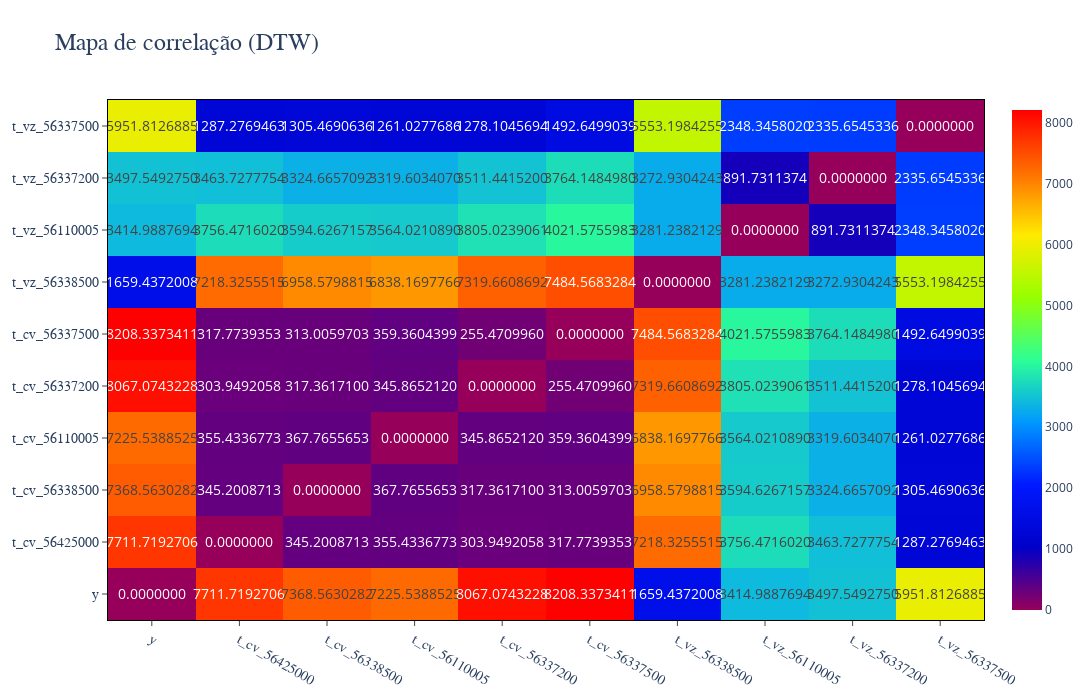

Notebook source saved alongside this figure:
### Markdown cell above
### Correlação entre as séries

### Code cell
mapa_correlacao(
    df=df_knn,
    medida='dtw',
    salvar=False, #SALVAR_PLOTS
)
